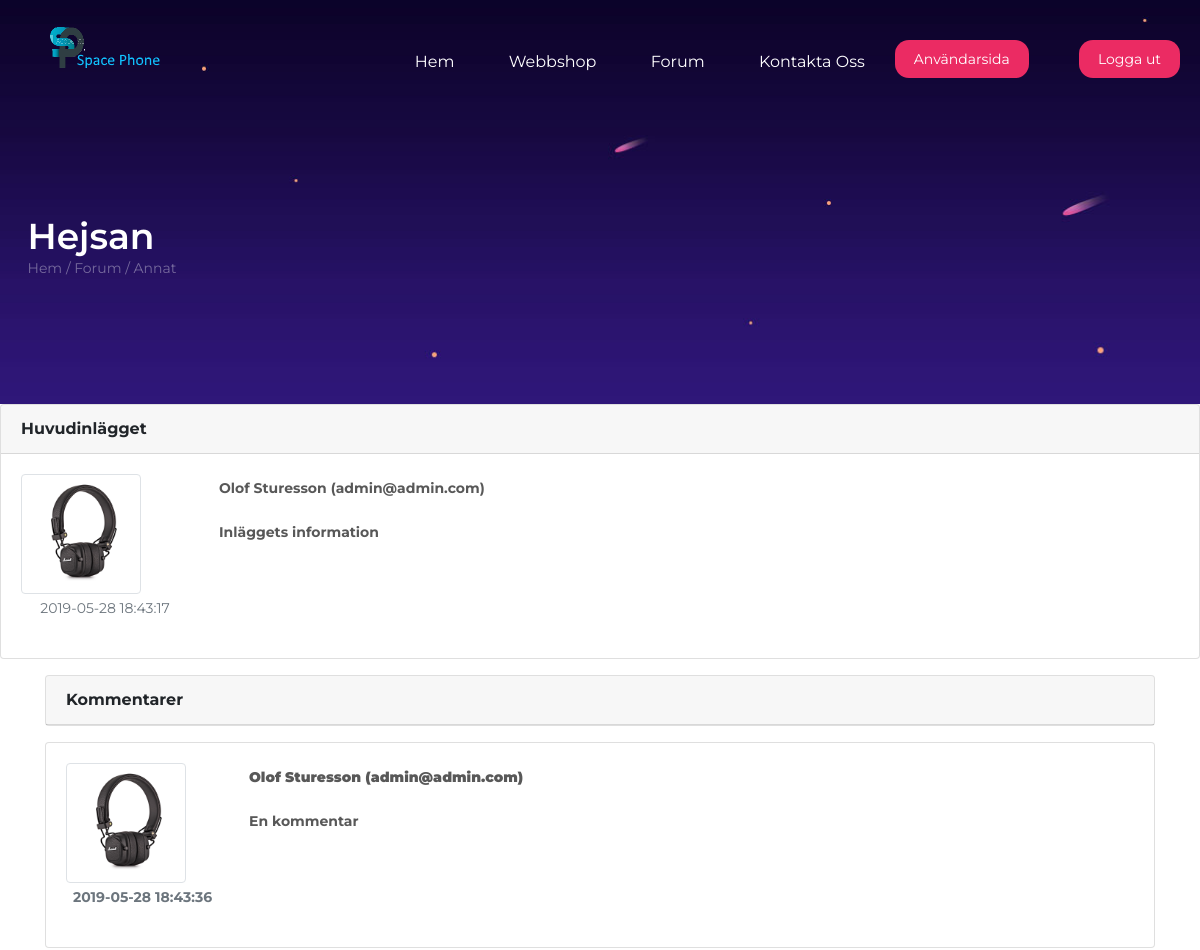
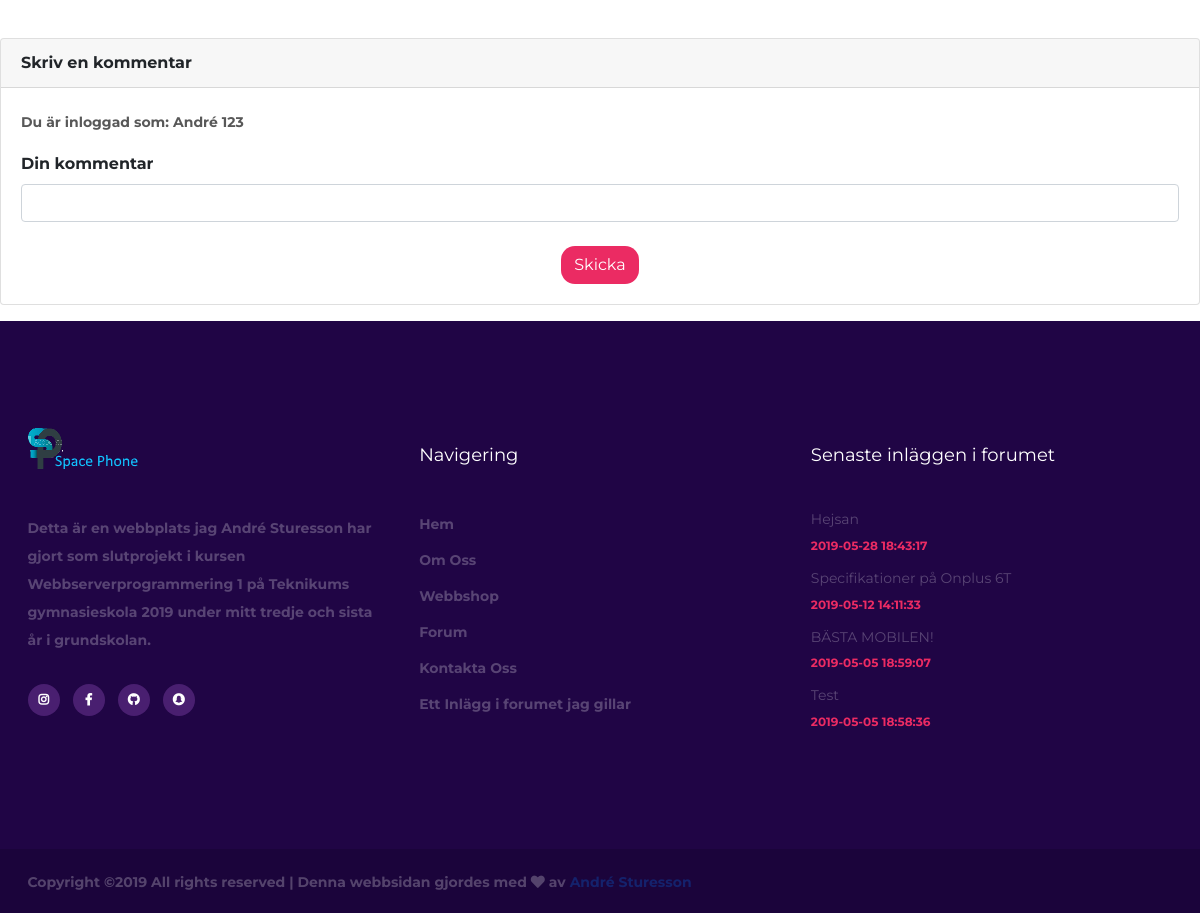
The app's page /inlagg.php?id=616127131 (signed in) with its own data (2 pictures, top to bottom).
### tables this page shows
CREATE TABLE `kategorier` (
  `kat_id` int(8) NOT NULL,
  `kat_namn` varchar(255) NOT NULL,
  `kat_beskrivning` varchar(255) NOT NULL
);

CREATE TABLE `posts` (
  `post_id` int(8) NOT NULL,
  `post_innehåll` text NOT NULL,
  `post_datum` datetime NOT NULL,
  `user_id` int(8) NOT NULL,
  `post_av` varchar(50) NOT NULL
);

CREATE TABLE `users` (
  `id` int(11) NOT NULL,
  `first_name` varchar(100) NOT NULL,
  `last_name` varchar(100) NOT NULL,
  `email` varchar(100) NOT NULL,
  `password` varchar(255) NOT NULL,
  `telefon` varchar(15) NOT NULL,
  `skapad` datetime NOT NULL,
  `changed` datetime NOT NULL,
  `profilbild` varchar(255) NOT NULL,
  `status` enum('1','0') NOT NULL DEFAULT '1'
);

CREATE TABLE `kommentarer` (
  `post_id` int(8) NOT NULL,
  `post_innehåll` text NOT NULL,
  `post_datum` datetime NOT NULL,
  `user_id` int(8) NOT NULL,
  `post_av` varchar(50) NOT NULL,
  `kommentar_id` int(11) NOT NULL
);

### inlagg.php (the view, shortened to what this page needs)
<?php
include 'header.php';
include 'nav.php';
if (isset($_SESSION['user']))
{
$id=$_GET['id'];
$query1 ="SELECT * FROM posts WHERE post_id='$id'";
try{
  $result1 = $db->prepare($query1);
  $result1->execute();
  $rows1 = $result1->fetchAll();
}
catch(PDOException $ex){
  die("Kunde inte köra queryn: " . $ex->getMessage());
}
try{
  $stmt = $db->query("SELECT * FROM ämne WHERE topic_id='$id'");
  $topic_subject = $stmt->fetch(PDO::FETCH_ASSOC);
}
catch(PDOException $ex){
  die("Kunde inte köra queryn: " . $ex->getMessage());
}
$kategori_id = $topic_subject['topic_kat'];
try{
$stmt = $db->query("SELECT kat_namn FROM kategorier WHERE kat_id='$kategori_id'");
$kategori = $stmt->fetch(PDO::FETCH_ASSOC);
}
catch(PDOException $ex){
  die("Kunde inte köra queryn: " . $ex->getMessage());
}
$query = "SELECT * FROM kommentarer WHERE post_id='$id'";
try{
  $result = $db->prepare($query);
  $result->execute();
  $rows = $result->fetchAll();
}
catch(PDOException $ex){
  die("Kunde inte köra queryn: " . $ex->getMessage());
}
?>
<section class="page-top-section set-bg" data-setbg="img/topp-på-sida.jpg">
  <div class="container">
    <h2><?php echo $topic_subject['topic_subject']; ?></h2>
    <div class="site-breadcrumb">
      <a href="index.php">Hem</a> / <a href="forum.php">Forum</a> / <span><?php echo $kategori['kat_namn']; ?></span>
    </div>
  </div>
</section>
  <div class="card mb-3 wow fadeIn">
      <div class="card-header font-weight-bold">Huvudinlägget</div>
  <?php foreach($rows1 as $row1):
    $user_id1 = ($row1['user_id']);
    $query1 = "SELECT * FROM users WHERE id='$user_id1'";
    try{
      $stmt1 = $db->prepare($query1);
      $stmt1->execute();
      $info1 = $stmt1->fetch();
    }
    catch(PDOException $ex){
      die("Kommentaren kunde inte läggas till, återvänd hem och försök igen! Felkod:" . $ex->getMessage());
    }
    ?>
<div class="card-body">
      <div class="row">
          <div class="col-md-2">
              <img src="<?php echo htmlentities($info1['profilbild'], ENT_QUOTES, 'UTF-8'); ?>" class="img img-rounded img-thumbnail" style="max-width: 120px"/>
              <p class="text-secondary text-center"><?php echo $row1['post_datum']; ?></p>
        </div>
          <div class="col-md-10">
              <p>
                  <strong>  <?php echo $info1['first_name']; echo " "; echo $info1['last_name']; echo " ("; echo $info1['email']; echo ")"?></a>
              </p>
              <p><?php echo htmlentities($row1['post_innehåll'], ENT_QUOTES, 'UTF-8'); ?></p>
          </div>
      </div>
  </div>
<?php endforeach; ?>
    </div>
<div class="container" style="max-width: 95vw !important;">
  <div class="card mb-3 wow fadeIn">
<div class="card-header font-weight-bold">Kommentarer</div>
</div>
</div>
      <?php foreach($rows as $row):
        $user_id = $row['user_id'];
        $query = "SELECT * FROM users WHERE id='$user_id'";
        try{
          $stmt = $db->prepare($query);
          $stmt->execute();
          $info = $stmt->fetch();
        }
        catch(PDOException $ex){
          die("Kommentaren kunde inte läggas till, återvänd hem och försök igen! Felkod:" . $ex->getMessage());
        }
        ?>
        <div class="container" style="max-width: 95vw !important;">
          <div class="card mb-3 wow fadeIn">
<div class="card-body">
      <div class="row">
          <div class="col-md-2">
              <img src="<?php echo htmlentities($info['profilbild'], ENT_QUOTES, 'UTF-8'); ?>" class="img img-rounded img-thumbnail" style="max-width: 120px"/>
              <p class="text-secondary text-center"><?php echo $row['post_datum'];?></p>
          </div>
          <div class="col-md-10">
              <p>
                  <strong><?php echo $info['first_name']; echo " "; echo $info['last_name']; echo " ("; echo $info['email']; echo ")"?></strong></a>
              </p>
              <p><?php echo $row['post_innehåll'];?></p>
          </div>
      </div>
  </div>
      </div>
      </div>
      <?php endforeach; ?>
<br>
<div class="card mb-3 wow fadeIn">
    <div class="card-header font-weight-bold">Skriv en kommentar</div>
    <div class="card-body">
        <form method="post" action="inlagg.php">
          <p class="font-weight-bold">Du är inloggad som: <?php echo $_SESSION['user']['first_name'];?> <?php echo $_SESSION['user']['last_name'];?> </p>
            <div class="form-group">
                <label for="replyFormComment">Din kommentar</label>
                <input type="textarea" class="form-control" id="replyFormComment" name="kommentar1" rows="6" required></textarea>
            </div>
            <div class="text-center mt-4">
                <input class="btn registreraknapp btn-md" type="submit" value="Skicka" name="submit"></input>
            </div>
        </form>
    </div>
</div>
<?php
include 'footer.php';
}
else{
  ?>
  Du behöver vara inloggad för att se detta inlägg! Skapa en användare här: <button class="btn registreraknapp" onclick="window.location.href='register.php'">Skapa Användare</button>
  <?php
}
?>

### footer.php (shortened to what this page needs)
<section class="footer-top-section text-white spad">
  <div class="container">
    <div class="row">
      <div class="col-lg-4">
        <div class="footer-widget about-widget">
          <img src="./img/logo.png" alt="logo">
          <p>Detta är en webbplats jag André Sturesson har gjort som slutprojekt i kursen Webbserverprogrammering 1 på Teknikums gymnasieskola 2019 under mitt tredje och sista år i grundskolan.</p>
          <div class="fw-social social">
            <a href="https://www.instagram.com/andre_sturesson/"><i class="fab fa-instagram"></i></a>
            <a href="https://www.facebook.com/andre.sturesson.9"><i class="fab fa-facebook-f"></i></a>
            <a href="https://github.com/AnStu00/Slutprojekt---Webbserverprogrammering"><i class="fab fa-github"></i></a>
            <a href="#"><i class="fab fa-snapchat"></i></a>
          </div>
        </div>
      </div>
      <div class="col-lg-4 col-md-6">
        <div class="footer-widget">
          <h4 class="fw-title">Navigering</h4>
          <div class="row">
            <div class="col-sm-8">
              <ul>
                <li><a href="">Hem</a></li>
                <li><a href="">Om Oss</a></li>
                <li><a href="">Webbshop</a></li>
                <li><a href="">Forum</a></li>
                <li><a href="">Kontakta Oss</a></li>
                <li><a href="">Ett Inlägg i forumet jag gillar</a></li>
              </ul>
            </div>
          </div>
        </div>
      </div>
      <div class="col-lg-4  col-md-6">
        <div class="footer-widget">
          <h4 class="fw-title">Senaste inläggen i forumet</h4>
          <div class="fw-latest-post-widget">
            <?php
            $query ="SELECT * FROM ämne ORDER BY topic_datum DESC";
            try{
              $result = $db->prepare($query);
              $result->execute();
              $rows = $result->fetchAll();
            }
            catch(PDOException $ex){
              die("Kunde inte köra queryn: " . $ex->getMessage());
            }
            $i=0;
  foreach($rows as $row){
    ?>
    <div class="lp-item">
      <div class="lp-content">
        <a href="inlagg.php?id=<?php echo $row['topic_id'];?>"><h6><?php echo $row['topic_subject'];?></h6></a>
        <span><?php echo $row['topic_datum'];?></span>
      </div>
    </div>
    <?php
  $i++;
  if($i==4) break;
  }
            ?>
          </div>
        </div>
      </div>
    </div>
  </div>
</section>
<footer class="footer-section">
  <div class="container">
    <div class="copyright">
Copyright &copy;<script>document.write(new Date().getFullYear());</script> All rights reserved | Denna webbsidan gjordes med <i class="fas fa-heart" aria-hidden="true"></i> av <a href="André Sturesson" target="_blank">André Sturesson</a>
</div>
  </div>
</footer>
</body>

### css/style.css (style rules this page uses)
html, body { height: 100%; font-family: 'Montserrat', sans-serif; -webkit-font-smoothing: antialiased; font-smoothing: antialiased; }
h1, h2, h3, h4, h5, h6 { margin: 0; color: #1c1c1c; font-weight: 600; }
h2 { font-size: 36px; }
h4 { font-size: 24px; }
h6 { font-size: 16px; }
p { font-size: 14px; color: #585858; line-height: 2; }
img { max-width: 100%; }
ul, ol { padding: 0; margin: 0; }
.set-bg { background-repeat: no-repeat; background-size: cover; background-position: top center; }
.spad { padding-top: 105px; padding-bottom: 105px; }
.text-white h1, .text-white h2, .text-white h3, .text-white h4, .text-white h5, .text-white h6, .text-white p, .text-white span, .text-white li, .text-white a { color: #fff; }
.social { display: -ms-flex; display: -webkit-box; display: -ms-flexbox; display: flex; }
.social a { display: -ms-inline-flex; display: -webkit-inline-box; display: -ms-inline-flexbox; display: inline-flex; width: 32px; height: 32px; color: #fff; background: #491f70; -webkit-box-align: center; -ms-flex-align: center; align-items: center; -webkit-box-pack: center; -ms-flex-pack: center; justify-content: center; border-radius: 50%; margin-right: 13px; font-size: 12px; -webkit-transition: all 0.4s; -o-transition: all 0.4s; transition: all 0.4s; }
.registreraknapp { background: #eb2b63; color:white; border-radius: 14px; }
.footer-top-section { background: #200545; }
.footer-widget .fw-title { font-size: 18px; font-weight: 400; line-height: 1; margin-bottom: 45px; padding-top: 20px; }
.footer-widget ul { list-style: none; padding-top: 5px; }
.footer-widget ul li a { display: block; margin-bottom: 15px; font-size: 14px; color: #fff; opacity: 0.25; }
.footer-widget.about-widget img { margin-bottom: 40px; }
.footer-widget.about-widget p { opacity: 0.25; margin-bottom: 30px; }
.fw-latest-post-widget .lp-item, .sb-latest-post-widget .lp-item { margin-bottom: 11px; display: block; overflow: hidden; }
.fw-latest-post-widget .lp-content, .sb-latest-post-widget .lp-content { overflow: hidden; padding-top: 2px; }
.fw-latest-post-widget .lp-content h6, .sb-latest-post-widget .lp-content h6 { font-size: 14px; font-weight: 400; opacity: 0.25; color: #fff; margin-bottom: 5px; }
.fw-latest-post-widget .lp-content span, .sb-latest-post-widget .lp-content span { font-size: 12px; color: #eb2b63; }
.footer-section { background: #1b043b; overflow: hidden; padding: 20px 0px; }
.copyright { float: left; color: #fff; font-size: 14px; padding-top: 3px; opacity: 0.25; }
.page-top-section { height: 404px; padding-top: 215px; }
.page-top-section h2 { color: #fff; }
.site-breadcrumb { color: #fff; opacity: 0.37; font-size: 14px; }
.site-breadcrumb a { color: #fff; }
@media (min-width: 1200px) { .container { max-width: 1175px; } }

### records on screen
ämne: topic_subject "Hejsan", topic_datum "2019-05-28 18:43:17"
kategorier: kat_namn "Annat"
posts: user.profilbild (picture), post_datum "2019-05-28 18:43:17", user.first_name "Olof", user.last_name "Sturesson", user.email "admin@admin.com", post_innehåll "Inläggets information"
kommentarer: user.profilbild (picture), post_datum "2019-05-28 18:43:36", user.first_name "Olof", user.last_name "Sturesson", user.email "admin@admin.com", post_innehåll "En kommentar"
ämne: topic_subject "Specifikationer på Onplus 6T", topic_datum "2019-05-12 14:11:33"
ämne: topic_subject "BÄSTA MOBILEN!", topic_datum "2019-05-05 18:59:07"
ämne: topic_subject "Test", topic_datum "2019-05-05 18:58:36"

### other values on screen
$_SESSION['user']['first_name'] "André"
$_SESSION['user']['last_name'] "123"
